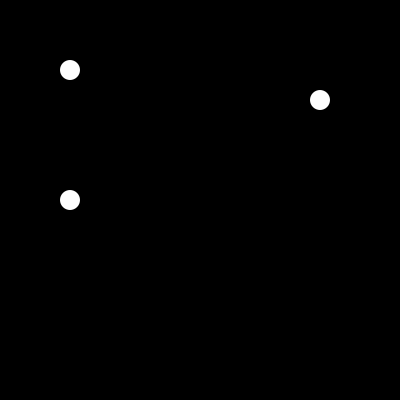
Frame 1 (no input)
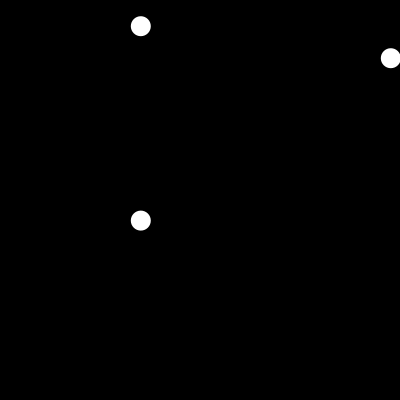
Frame 60 (the mouse pressed at the canvas centre just before this capture)
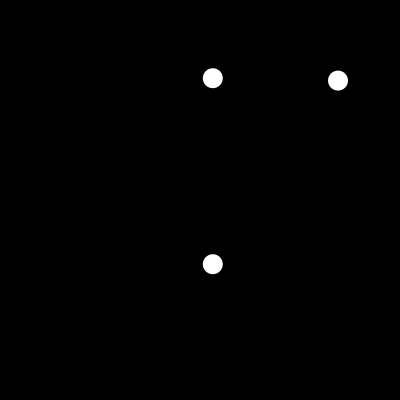
Frame 120 (the mouse held since frame 60 and released just before this capture)

The Processing sketch that drew these frames (run headless with seeded random() and noise(); from frame 60 on, the mouse is pressed at the canvas centre):

// Processing sketch: processing_180541
// ── processing_180541.pde

//Declare vars
myClass instance; 
myClass instance2;
myClass instance3;

void setup() {
  size(400, 400);
  background(0);
  noStroke();
  rectMode(CENTER);
  
  //Initialize the declared variable
  instance = new myClass(70, 70);
  instance2 = new myClass(320, 100);
  instance3 = new myClass(70, 200);
}

void draw() {
  background(0); //<>//

  //Access the display function inside myClass, initialized in instance
  instance.run();
  instance2.run();
  instance3.run();
}
class myClass {
  //global vars
  float x = 0;
  float y = 0;
  float moveSpeedX = 1.2;
  float moveSpeedY = 9.2;

  //constructor
  myClass(float _x, float _y) {
    x = _x;
    y = _y;
  }

  //functions  
  void run() {
    display();
    move();
    bounce();
    gravity();
  }
  
  void gravity() {
    moveSpeedY += 0.6;
  }

  void bounce() {
    if (x > width) {
      moveSpeedX = -moveSpeedX;
    }

    if (x < 0) {
      moveSpeedX = -moveSpeedX;
    } 

    if (y > height) {
      moveSpeedY = -moveSpeedY;
    }

    if (y < 0) {
      moveSpeedY = -moveSpeedY;
    }
  }

  void move() {
    x = x + moveSpeedX;
    y = y + moveSpeedY;
  }

  void display() {
    ellipse(x, y, 20, 20);
  }
}
